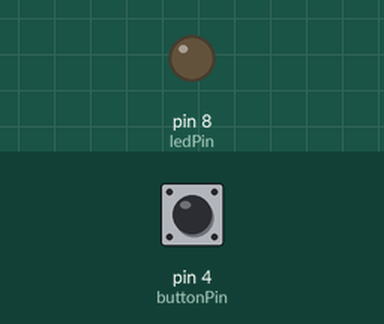
Recording of a sketch running on a simulated Arduino Uno, built with avr-gcc and run on an emulated ATmega328P. Shown: output pins drawn as LEDs (lit = HIGH). The test bench sets the inputs (shaded band); at power-on: pin 4 (buttonPin) HIGH.

Above: at 1.2 s.
1.3 s: pin 4 (buttonPin) pulled LOW for 0.15 s
At 1.37 s:
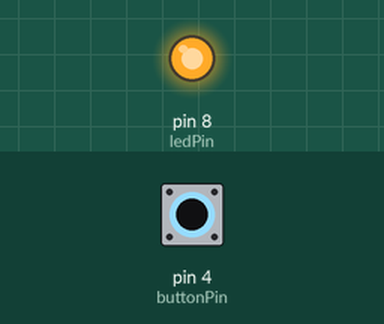
2.9 s: pin 4 (buttonPin) pulled LOW for 3.2 s
At 6.4 s:
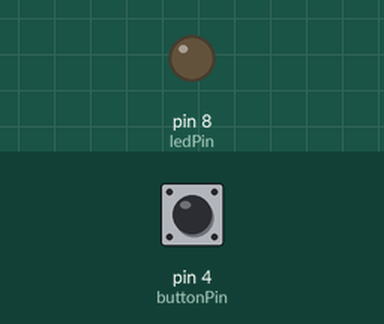
Timing chart, 0 to 7.9 s (numbered marks = the images above; inputs shaded):
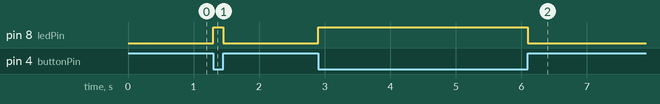

Measured:
- after the input at 1.3 s, pin 8 (ledPin): LOW → HIGH at once, → LOW 0.15 s later
- after the input at 2.9 s, pin 8 (ledPin): LOW → HIGH at once, → LOW 3.2 s later

The sketch:

buttontoled.ino
```cpp
//this makes an led turn on when you push the button

const int buttonPin = 4;
const int ledPin = 8;

void setup() {
  pinMode(ledPin, OUTPUT);
  pinMode(buttonPin, INPUT_PULLUP);
}

void loop() {
  int state = digitalRead(buttonPin);

  if (state == LOW) {
    digitalWrite(ledPin, HIGH);
  } else {
    digitalWrite(ledPin, LOW);
  }
}
```
